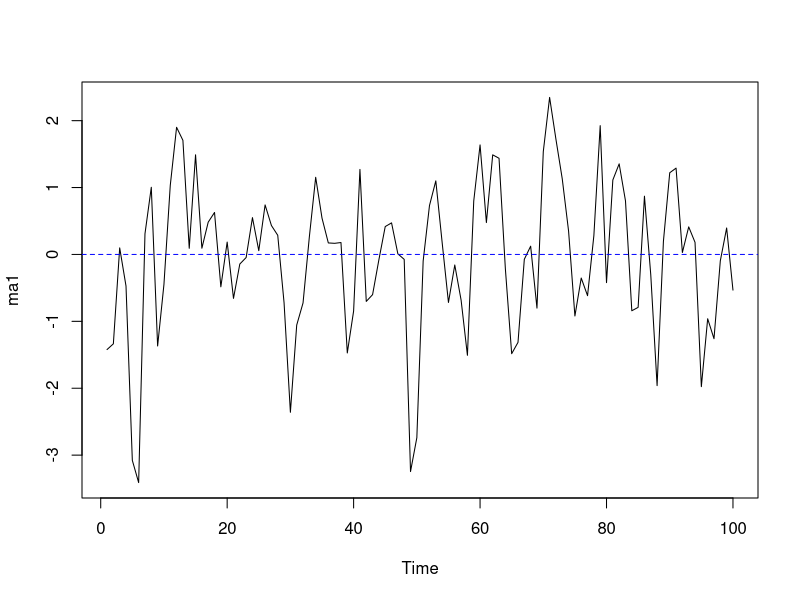
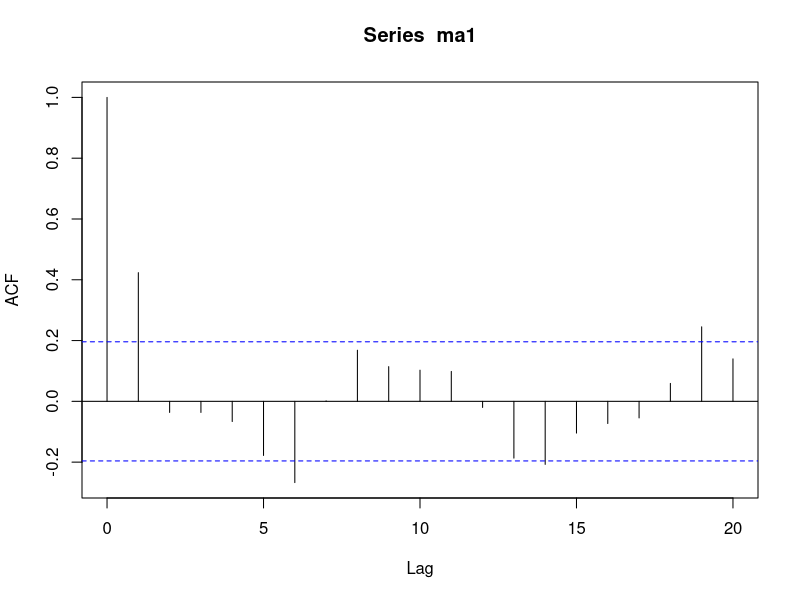
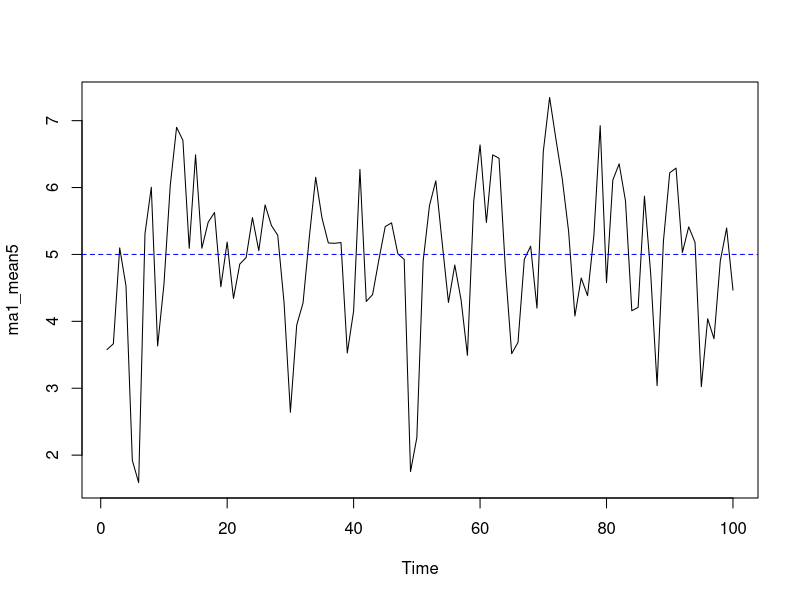
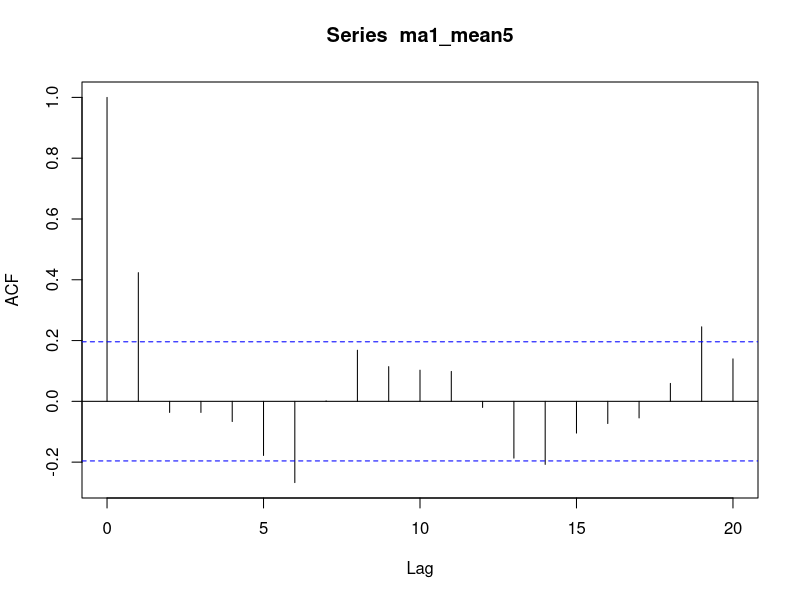
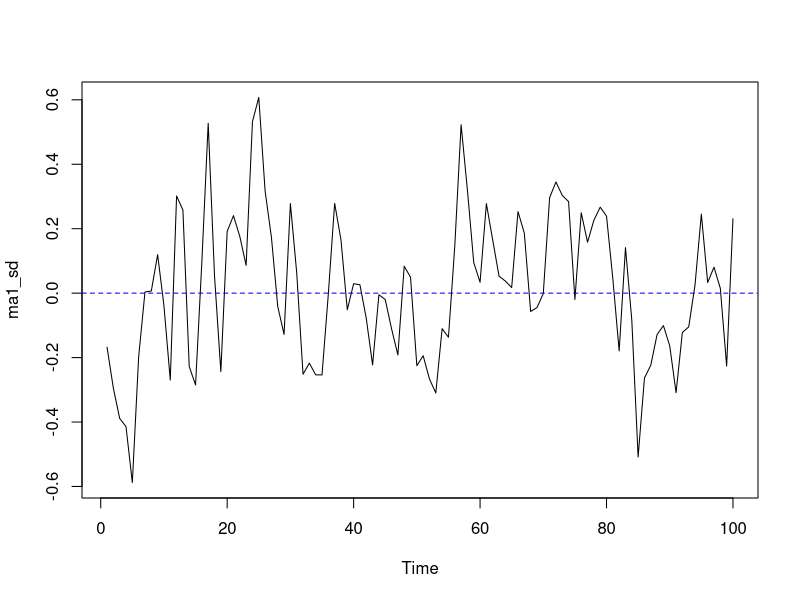
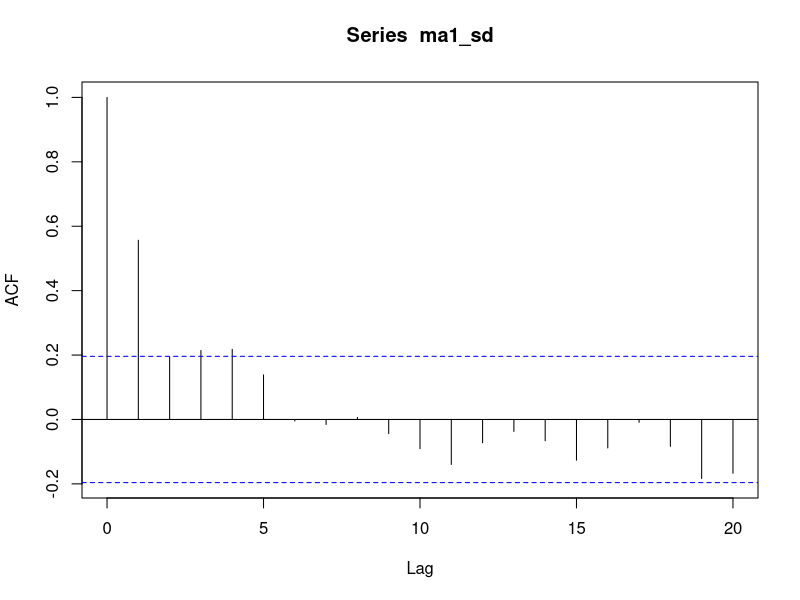
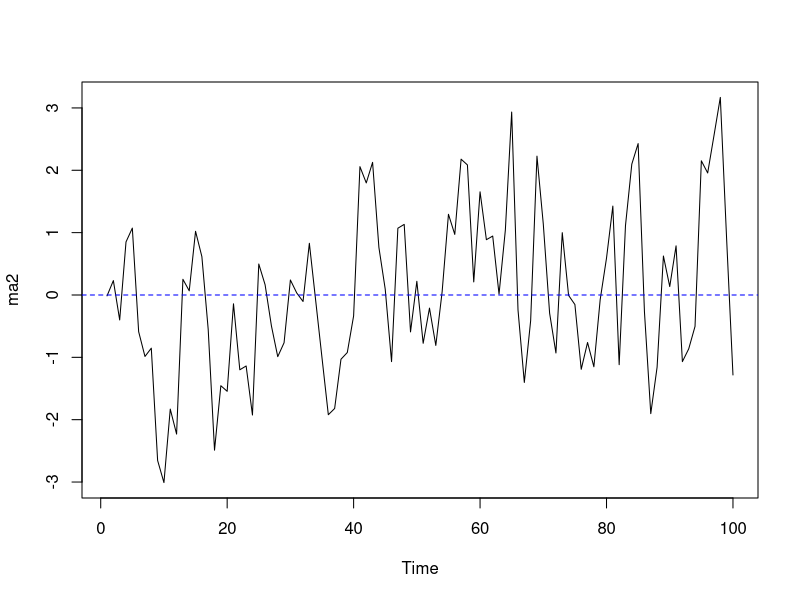
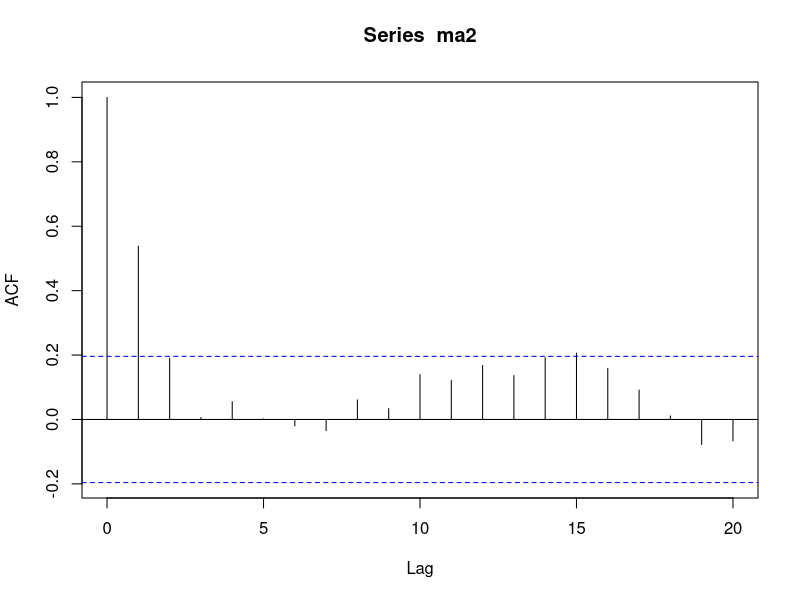

Write R code to recreate these figures, in order.
# ====simulating an MA(1) process====
# set.seed(435)  # fix seed if you want to reproduce the random result
ma1 <- arima.sim(n=100, list(ma=0.7))
    # try different values of the coefficient
plot(ma1) # plot() understands that we have a time series object
abline(h=0, col="blue", lty="dashed")
(acf(ma1))

# let us make mean=5; simulation defaults to mean=0
ma1_mean5 = ma1 + 5  
plot(ma1_mean5)
abline(h=5, col="blue", lty="dashed")
(acf(ma1_mean5))

# try changing the standard deviation
ma1_sd <- arima.sim(n=100, list(ma=0.7), sd=0.2) 
plot(ma1_sd)
abline(h=0, col="blue", lty="dashed")
(acf(ma1_sd))

# ====simulating an MA(2) process====
ma2 <- arima.sim(n=100, list(ma=c(0.6,0.4)))
plot(ma2)
abline(h=0, col="blue", lty="dashed")
(acf(ma2))
